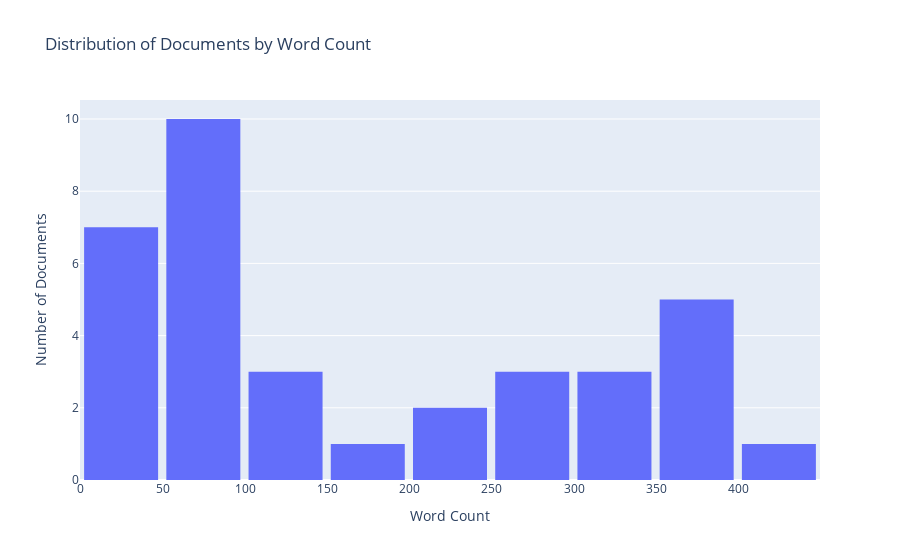
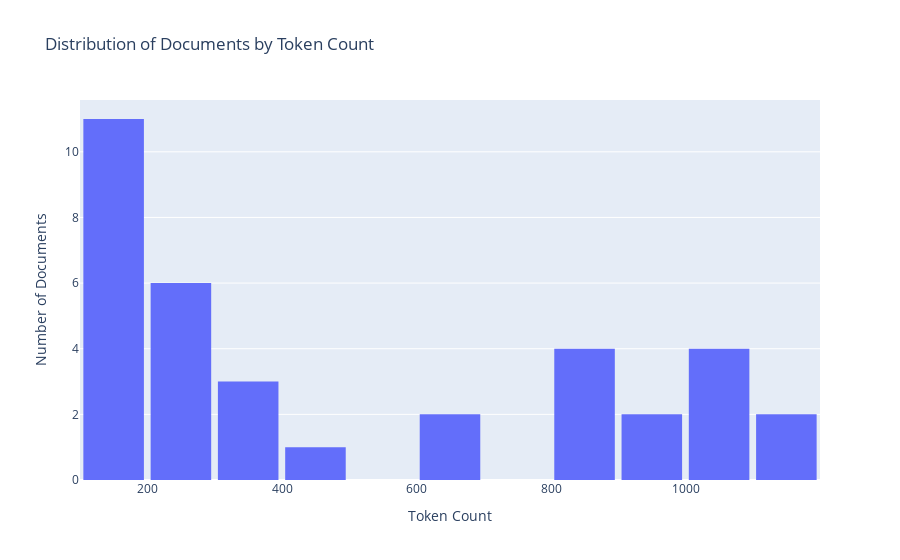
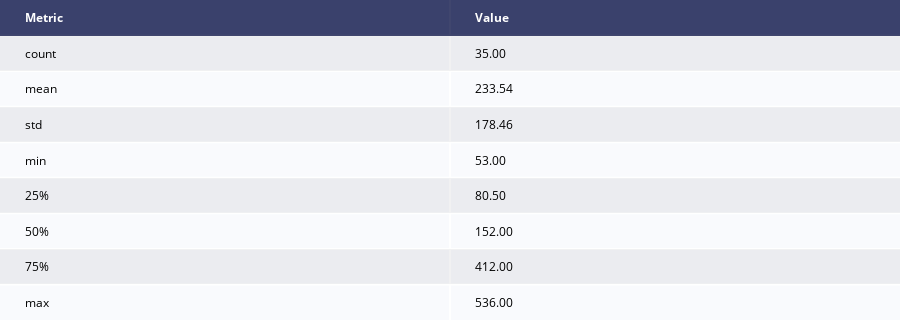
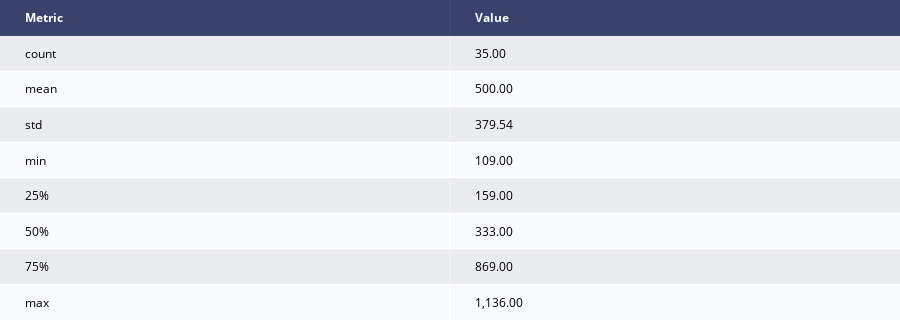

Write notebook code for charts like these, in order.
### Markdown cell above
## Teaching staff stats after cleaning

### Code cell
du.histogram_word_count_multiple_docs(cleaned_teachingstaff)
du.histogram_token_count_multiple_docs(cleaned_teachingstaff)
du.generate_document_statistics_by_word_count(cleaned_teachingstaff)
du.generate_document_statistics_by_tokens(cleaned_teachingstaff)
du.bar_plot_word_frequency(cleaned_teachingstaff, top_n=20)
du.bar_plot_ngram_frequency(cleaned_teachingstaff, n=2, top_n=20)

### Figure 1 — Plotly figure (JSON) as saved in the notebook; plotly's stock layout.template omitted (floating-point values rounded to 4 significant figures)
{"data": [{"bingroup": "x", "hovertemplate": "Word Count=%{x}<br>count=%{y}<extra></extra>", "legendgroup": "", "marker": {"color": "#636efa", "pattern": {"shape": ""}}, "name": "", "nbinsx": 10, "orientation": "v", "showlegend": false, "type": "histogram", "x": [393, 318, 352, 322, 296, 35, 35, 63, 372, 321, 293, 295, 402, 385, 371, 88, 150, 58, 42, 97, 55, 121, 90, 75, 35, 35, 41, 70, 120, 65, 112, 81, 44, 220, 220], "xaxis": "x", "yaxis": "y"}], "layout": {"bargap": 0.1, "barmode": "relative", "legend": {"tracegroupgap": 0}, "title": {"text": "Distribution of Documents by Word Count"}, "xaxis": {"anchor": "y", "domain": [0, 1], "title": {"text": "Word Count"}}, "yaxis": {"anchor": "x", "domain": [0, 1], "title": {"text": "Number of Documents"}}}}

### Figure 2 — Plotly figure (JSON) as saved in the notebook; plotly's stock layout.template omitted (floating-point values rounded to 4 significant figures)
{"data": [{"bingroup": "x", "hovertemplate": "Token Count=%{x}<br>count=%{y}<extra></extra>", "legendgroup": "", "marker": {"color": "#636efa", "pattern": {"shape": ""}}, "name": "", "nbinsx": 15, "orientation": "v", "showlegend": false, "type": "histogram", "x": [1135, 895, 1020, 927, 843, 132, 132, 169, 1082, 917, 824, 823, 1136, 1098, 1069, 261, 443, 147, 118, 277, 149, 369, 261, 206, 132, 132, 109, 204, 356, 184, 333, 237, 112, 634, 634], "xaxis": "x", "yaxis": "y"}], "layout": {"bargap": 0.1, "barmode": "relative", "legend": {"tracegroupgap": 0}, "title": {"text": "Distribution of Documents by Token Count"}, "xaxis": {"anchor": "y", "domain": [0, 1], "title": {"text": "Token Count"}}, "yaxis": {"anchor": "x", "domain": [0, 1], "title": {"text": "Number of Documents"}}}}

### Figure 3 — Plotly figure (JSON) as saved in the notebook; plotly's stock layout.template omitted (floating-point values rounded to 4 significant figures)
{"data": [{"colorscale": [[0, "#00083e"], [0.5, "#ededee"], [1, "#ffffff"]], "hoverinfo": "none", "opacity": 0.75, "showscale": false, "type": "heatmap", "z": [[0, 0], [0.5, 0.5], [1, 1], [0.5, 0.5], [1, 1], [0.5, 0.5], [1, 1], [0.5, 0.5], [1, 1]]}], "layout": {"annotations": [{"align": "center", "font": {"color": "#ffffff"}, "showarrow": false, "text": "<b>Metric</b>", "x": -0.45, "xanchor": "left", "xref": "x", "y": 0, "yref": "y"}, {"align": "center", "font": {"color": "#ffffff"}, "showarrow": false, "text": "<b>Value</b>", "x": 0.55, "xanchor": "left", "xref": "x", "y": 0, "yref": "y"}, {"align": "center", "font": {"color": "#000000"}, "showarrow": false, "text": "count", "x": -0.45, "xanchor": "left", "xref": "x", "y": 1, "yref": "y"}, {"align": "center", "font": {"color": "#000000"}, "showarrow": false, "text": "35.00", "x": 0.55, "xanchor": "left", "xref": "x", "y": 1, "yref": "y"}, {"align": "center", "font": {"color": "#000000"}, "showarrow": false, "text": "mean", "x": -0.45, "xanchor": "left", "xref": "x", "y": 2, "yref": "y"}, {"align": "center", "font": {"color": "#000000"}, "showarrow": false, "text": "233.54", "x": 0.55, "xanchor": "left", "xref": "x", "y": 2, "yref": "y"}, {"align": "center", "font": {"color": "#000000"}, "showarrow": false, "text": "std", "x": -0.45, "xanchor": "left", "xref": "x", "y": 3, "yref": "y"}, {"align": "center", "font": {"color": "#000000"}, "showarrow": false, "text": "178.46", "x": 0.55, "xanchor": "left", "xref": "x", "y": 3, "yref": "y"}, {"align": "center", "font": {"color": "#000000"}, "showarrow": false, "text": "min", "x": -0.45, "xanchor": "left", "xref": "x", "y": 4, "yref": "y"}, {"align": "center", "font": {"color": "#000000"}, "showarrow": false, "text": "53.00", "x": 0.55, "xanchor": "left", "xref": "x", "y": 4, "yref": "y"}, {"align": "center", "font": {"color": "#000000"}, "showarrow": false, "text": "25%", "x": -0.45, "xanchor": "left", "xref": "x", "y": 5, "yref": "y"}, {"align": "center", "font": {"color": "#000000"}, "showarrow": false, "text": "80.50", "x": 0.55, "xanchor": "left", "xref": "x", "y": 5, "yref": "y"}, {"align": "center", "font": {"color": "#000000"}, "showarrow": false, "text": "50%", "x": -0.45, "xanchor": "left", "xref": "x", "y": 6, "yref": "y"}, {"align": "center", "font": {"color": "#000000"}, "showarrow": false, "text": "152.00", "x": 0.55, "xanchor": "left", "xref": "x", "y": 6, "yref": "y"}, {"align": "center", "font": {"color": "#000000"}, "showarrow": false, "text": "75%", "x": -0.45, "xanchor": "left", "xref": "x", "y": 7, "yref": "y"}, {"align": "center", "font": {"color": "#000000"}, "showarrow": false, "text": "412.00", "x": 0.55, "xanchor": "left", "xref": "x", "y": 7, "yref": "y"}, {"align": "center", "font": {"color": "#000000"}, "showarrow": false, "text": "max", "x": -0.45, "xanchor": "left", "xref": "x", "y": 8, "yref": "y"}, {"align": "center", "font": {"color": "#000000"}, "showarrow": false, "text": "536.00", "x": 0.55, "xanchor": "left", "xref": "x", "y": 8, "yref": "y"}], "height": 320, "margin": {"b": 0, "l": 0, "r": 0, "t": 0}, "title": {"text": "Document Statistics"}, "xaxis": {"dtick": 1, "gridwidth": 2, "showticklabels": false, "tick0": -0.5, "ticks": "", "zeroline": false}, "yaxis": {"autorange": "reversed", "dtick": 1, "gridwidth": 2, "showticklabels": false, "tick0": 0.5, "ticks": "", "zeroline": false}}}

### Figure 4 — Plotly figure (JSON) as saved in the notebook; plotly's stock layout.template omitted (floating-point values rounded to 4 significant figures)
{"data": [{"colorscale": [[0, "#00083e"], [0.5, "#ededee"], [1, "#ffffff"]], "hoverinfo": "none", "opacity": 0.75, "showscale": false, "type": "heatmap", "z": [[0, 0], [0.5, 0.5], [1, 1], [0.5, 0.5], [1, 1], [0.5, 0.5], [1, 1], [0.5, 0.5], [1, 1]]}], "layout": {"annotations": [{"align": "center", "font": {"color": "#ffffff"}, "showarrow": false, "text": "<b>Metric</b>", "x": -0.45, "xanchor": "left", "xref": "x", "y": 0, "yref": "y"}, {"align": "center", "font": {"color": "#ffffff"}, "showarrow": false, "text": "<b>Value</b>", "x": 0.55, "xanchor": "left", "xref": "x", "y": 0, "yref": "y"}, {"align": "center", "font": {"color": "#000000"}, "showarrow": false, "text": "count", "x": -0.45, "xanchor": "left", "xref": "x", "y": 1, "yref": "y"}, {"align": "center", "font": {"color": "#000000"}, "showarrow": false, "text": "35.00", "x": 0.55, "xanchor": "left", "xref": "x", "y": 1, "yref": "y"}, {"align": "center", "font": {"color": "#000000"}, "showarrow": false, "text": "mean", "x": -0.45, "xanchor": "left", "xref": "x", "y": 2, "yref": "y"}, {"align": "center", "font": {"color": "#000000"}, "showarrow": false, "text": "500.00", "x": 0.55, "xanchor": "left", "xref": "x", "y": 2, "yref": "y"}, {"align": "center", "font": {"color": "#000000"}, "showarrow": false, "text": "std", "x": -0.45, "xanchor": "left", "xref": "x", "y": 3, "yref": "y"}, {"align": "center", "font": {"color": "#000000"}, "showarrow": false, "text": "379.54", "x": 0.55, "xanchor": "left", "xref": "x", "y": 3, "yref": "y"}, {"align": "center", "font": {"color": "#000000"}, "showarrow": false, "text": "min", "x": -0.45, "xanchor": "left", "xref": "x", "y": 4, "yref": "y"}, {"align": "center", "font": {"color": "#000000"}, "showarrow": false, "text": "109.00", "x": 0.55, "xanchor": "left", "xref": "x", "y": 4, "yref": "y"}, {"align": "center", "font": {"color": "#000000"}, "showarrow": false, "text": "25%", "x": -0.45, "xanchor": "left", "xref": "x", "y": 5, "yref": "y"}, {"align": "center", "font": {"color": "#000000"}, "showarrow": false, "text": "159.00", "x": 0.55, "xanchor": "left", "xref": "x", "y": 5, "yref": "y"}, {"align": "center", "font": {"color": "#000000"}, "showarrow": false, "text": "50%", "x": -0.45, "xanchor": "left", "xref": "x", "y": 6, "yref": "y"}, {"align": "center", "font": {"color": "#000000"}, "showarrow": false, "text": "333.00", "x": 0.55, "xanchor": "left", "xref": "x", "y": 6, "yref": "y"}, {"align": "center", "font": {"color": "#000000"}, "showarrow": false, "text": "75%", "x": -0.45, "xanchor": "left", "xref": "x", "y": 7, "yref": "y"}, {"align": "center", "font": {"color": "#000000"}, "showarrow": false, "text": "869.00", "x": 0.55, "xanchor": "left", "xref": "x", "y": 7, "yref": "y"}, {"align": "center", "font": {"color": "#000000"}, "showarrow": false, "text": "max", "x": -0.45, "xanchor": "left", "xref": "x", "y": 8, "yref": "y"}, {"align": "center", "font": {"color": "#000000"}, "showarrow": false, "text": "1,136.00", "x": 0.55, "xanchor": "left", "xref": "x", "y": 8, "yref": "y"}], "height": 320, "margin": {"b": 0, "l": 0, "r": 0, "t": 0}, "title": {"text": "Token-Based Document Statistics"}, "xaxis": {"dtick": 1, "gridwidth": 2, "showticklabels": false, "tick0": -0.5, "ticks": "", "zeroline": false}, "yaxis": {"autorange": "reversed", "dtick": 1, "gridwidth": 2, "showticklabels": false, "tick0": 0.5, "ticks": "", "zeroline": false}}}
